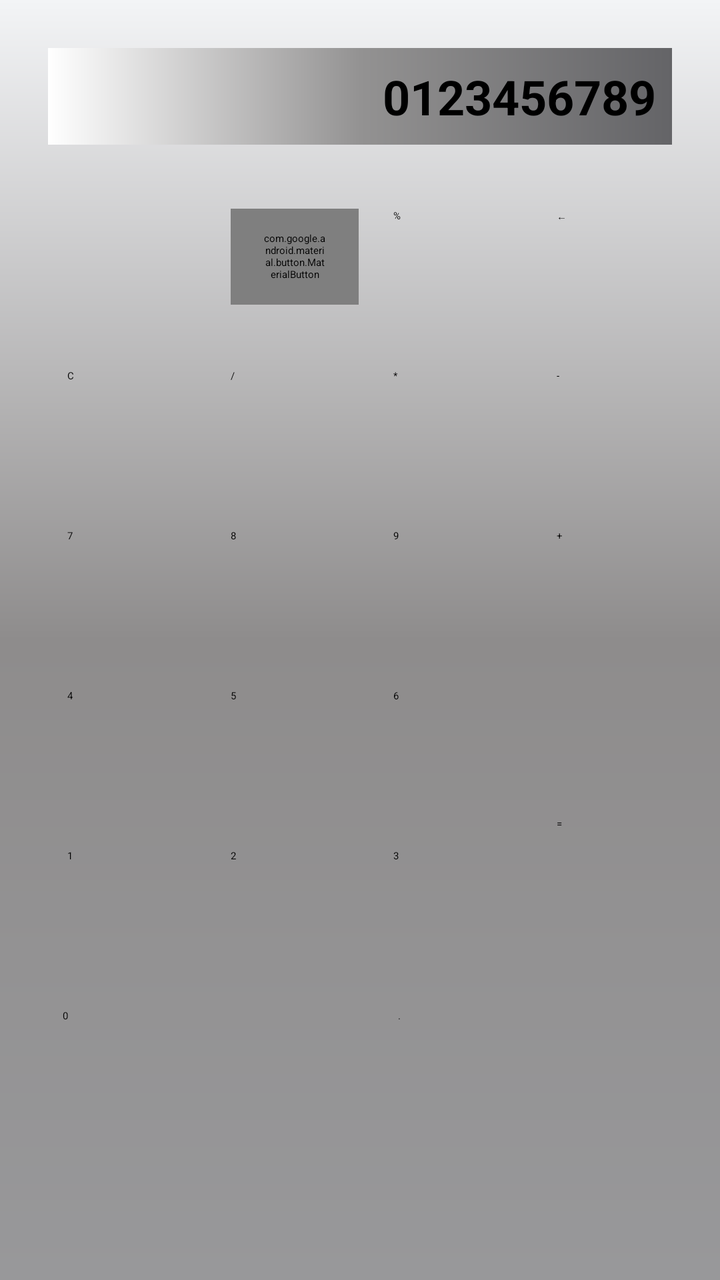
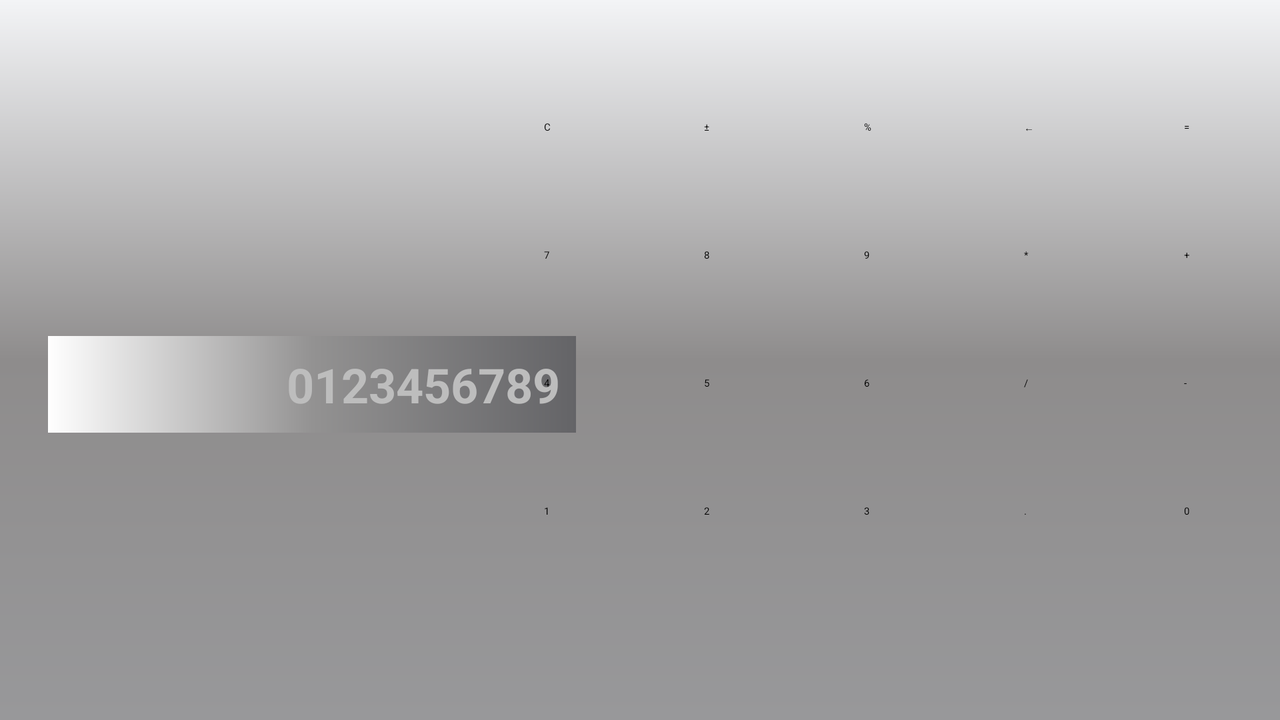

The same Android screen from two of the app's own layout files: first res/layout/ as a phone draws it, then the repository's variant for another configuration, drawn on a device whose configuration selects that folder. Both files follow.
<!-- AndroidManifest.xml: application theme Theme.MaterialDesign -->
<!-- res/layout/activity_main.xml -->
<?xml version="1.0" encoding="utf-8"?>
<androidx.constraintlayout.widget.ConstraintLayout xmlns:android="http://schemas.android.com/apk/res/android"
    xmlns:app="http://schemas.android.com/apk/res-auto"
    xmlns:tools="http://schemas.android.com/tools"
    android:layout_width="match_parent"
    android:layout_height="match_parent"
    android:background="@drawable/background_main"
    tools:context=".MainActivity">

    <TextView
        android:id="@+id/textview_display"
        android:layout_width="match_parent"
        android:layout_height="wrap_content"
        android:layout_marginStart="24dp"
        android:layout_marginTop="24dp"
        android:layout_marginEnd="24dp"
        android:background="@drawable/background_display"
        android:padding="8sp"
        android:text=""
        android:textAlignment="textEnd"
        android:textSize="24sp"
        android:textStyle="bold"
        app:layout_constraintEnd_toEndOf="parent"
        app:layout_constraintStart_toStartOf="parent"
        app:layout_constraintTop_toTopOf="parent"
        tools:text="0123456789" />


    <View
        android:id="@+id/view"
        android:layout_width="64dp"
        android:layout_height="40dp"
        android:layout_marginStart="16dp"
        android:layout_marginTop="40dp"
        app:layout_constraintHorizontal_chainStyle="spread"
        app:layout_constraintStart_toStartOf="parent"
        app:layout_constraintEnd_toStartOf="@id/button_plusminus"
        app:layout_constraintTop_toBottomOf="@+id/textview_display" />

    <com.google.android.material.button.MaterialButton
        android:id="@+id/button_plusminus"
        android:layout_width="64dp"
        android:layout_height="48dp"
        android:layout_marginTop="32dp"
        android:text="\u00B1"
        app:layout_constraintEnd_toStartOf="@id/button_percent"
        app:layout_constraintStart_toEndOf="@+id/view"
        app:layout_constraintTop_toBottomOf="@+id/textview_display"
        style="@style/Widget.MaterialComponents.Button.OutlinedButton"
        app:cornerRadius="12dp"/>

    <Button
        android:id="@+id/button_percent"
        android:layout_width="64dp"
        android:layout_height="48dp"
        android:layout_marginTop="32dp"
        android:text="%"
        app:layout_constraintEnd_toStartOf="@id/button_backspace"
        app:layout_constraintStart_toEndOf="@+id/button_plusminus"
        app:layout_constraintTop_toBottomOf="@+id/textview_display" />

    <Button
        android:id="@+id/button_backspace"
        android:layout_width="64dp"
        android:layout_height="48dp"
        android:layout_marginTop="32dp"
        android:text="\u2190"
        app:layout_constraintEnd_toEndOf="parent"
        app:layout_constraintStart_toEndOf="@+id/button_percent"
        app:layout_constraintTop_toBottomOf="@+id/textview_display" />

    

    <Button
        android:id="@+id/button_clear"
        android:layout_width="64dp"
        android:layout_height="48dp"
        android:layout_marginStart="16dp"
        android:layout_marginTop="32dp"
        android:text="C"
        app:layout_constraintEnd_toStartOf="@id/button_div"
        app:layout_constraintHorizontal_chainStyle="spread"
        app:layout_constraintStart_toStartOf="parent"
        app:layout_constraintTop_toBottomOf="@+id/view"/>

    <Button
        android:id="@+id/button_div"
        android:layout_width="64dp"
        android:layout_height="48dp"
        android:layout_marginTop="32dp"
        android:text="/"
        app:layout_constraintEnd_toStartOf="@id/button_multi"
        app:layout_constraintStart_toEndOf="@+id/view"
        app:layout_constraintTop_toBottomOf="@+id/button_plusminus" />

    <Button
        android:id="@+id/button_multi"
        android:layout_width="64dp"
        android:layout_height="48dp"
        android:layout_marginTop="32dp"
        android:text="*"
        app:layout_constraintEnd_toStartOf="@id/button_minus"
        app:layout_constraintStart_toEndOf="@+id/button_div"
        app:layout_constraintTop_toBottomOf="@+id/button_percent" />

    <Button
        android:id="@+id/button_minus"
        android:layout_width="64dp"
        android:layout_height="48dp"
        android:layout_marginTop="32dp"
        android:text="-"
        app:layout_constraintEnd_toEndOf="parent"
        app:layout_constraintStart_toEndOf="@+id/button_multi"
        app:layout_constraintTop_toBottomOf="@+id/button_backspace" />

    

    <Button
        android:id="@+id/button_seven"
        android:layout_width="64dp"
        android:layout_height="48dp"
        android:layout_marginStart="16dp"
        android:layout_marginTop="32dp"
        android:text="7"
        app:layout_constraintEnd_toStartOf="@id/button_eight"
        app:layout_constraintHorizontal_chainStyle="spread"
        app:layout_constraintStart_toStartOf="parent"
        app:layout_constraintTop_toBottomOf="@+id/button_clear" />

    <Button
        android:id="@+id/button_eight"
        android:layout_width="64dp"
        android:layout_height="48dp"
        android:layout_marginTop="32dp"
        android:text="8"
        app:layout_constraintEnd_toStartOf="@id/button_nine"
        app:layout_constraintStart_toEndOf="@+id/button_seven"
        app:layout_constraintTop_toBottomOf="@+id/button_div" />

    <Button
        android:id="@+id/button_nine"
        android:layout_width="64dp"
        android:layout_height="48dp"
        android:layout_marginTop="32dp"
        android:text="9"
        app:layout_constraintEnd_toStartOf="@id/button_plus"
        app:layout_constraintStart_toEndOf="@+id/button_eight"
        app:layout_constraintTop_toBottomOf="@+id/button_multi" />

    <Button
        android:id="@+id/button_plus"
        android:layout_width="64dp"
        android:layout_height="112dp"
        android:layout_marginTop="32dp"
        android:text="+"
        app:layout_constraintStart_toEndOf="@+id/button_nine"
        app:layout_constraintTop_toBottomOf="@+id/button_minus"
        app:layout_constraintEnd_toEndOf="parent"/>

    

    <Button
        android:id="@+id/button_four"
        android:layout_width="64dp"
        android:layout_height="48dp"
        android:layout_marginStart="16dp"
        android:layout_marginTop="32dp"
        android:text="4"
        app:layout_constraintEnd_toStartOf="@id/button_five"
        app:layout_constraintHorizontal_chainStyle="spread"
        app:layout_constraintStart_toStartOf="parent"
        app:layout_constraintTop_toBottomOf="@+id/button_seven" />

    <Button
        android:id="@+id/button_five"
        android:layout_width="64dp"
        android:layout_height="48dp"
        android:layout_marginTop="32dp"
        android:text="5"
        app:layout_constraintEnd_toStartOf="@id/button_six"
        app:layout_constraintStart_toEndOf="@+id/button_four"
        app:layout_constraintTop_toBottomOf="@+id/button_eight" />

    <Button
        android:id="@+id/button_six"
        android:layout_width="64dp"
        android:layout_height="48dp"
        android:layout_marginTop="32dp"
        android:text="6"
        app:layout_constraintEnd_toStartOf="@id/button_plus"
        app:layout_constraintStart_toEndOf="@+id/button_five"
        app:layout_constraintTop_toBottomOf="@+id/button_nine" />


    

    <Button
        android:id="@+id/button_one"
        android:layout_width="64dp"
        android:layout_height="48dp"
        android:layout_marginStart="16dp"
        android:layout_marginTop="32dp"
        android:text="1"
        app:layout_constraintEnd_toStartOf="@id/button_two"
        app:layout_constraintHorizontal_chainStyle="spread"
        app:layout_constraintStart_toStartOf="parent"
        app:layout_constraintTop_toBottomOf="@+id/button_four" />

    <Button
        android:id="@+id/button_two"
        android:layout_width="64dp"
        android:layout_height="48dp"
        android:layout_marginTop="32dp"
        android:text="2"
        app:layout_constraintEnd_toStartOf="@id/button_three"
        app:layout_constraintStart_toEndOf="@+id/button_one"
        app:layout_constraintTop_toBottomOf="@+id/button_five" />

    <Button
        android:id="@+id/button_three"
        android:layout_width="64dp"
        android:layout_height="48dp"
        android:layout_marginTop="32dp"
        android:text="3"
        app:layout_constraintEnd_toStartOf="@id/button_equal"
        app:layout_constraintStart_toEndOf="@+id/button_two"
        app:layout_constraintTop_toBottomOf="@+id/button_six" />

    <Button
        android:id="@+id/button_equal"
        android:layout_width="64dp"
        android:layout_height="112dp"
        android:layout_marginTop="32dp"
        android:text="="
        app:layout_constraintStart_toEndOf="@+id/button_three"
        app:layout_constraintTop_toBottomOf="@+id/button_plus"
        app:layout_constraintEnd_toEndOf="parent"/>

    

    <Button
        android:id="@+id/button_zero"
        android:layout_width="152dp"
        android:layout_height="48dp"
        android:layout_marginStart="16dp"
        android:layout_marginTop="32dp"
        android:text="0"
        app:layout_constraintEnd_toStartOf="@id/button_dot"
        app:layout_constraintHorizontal_chainStyle="spread"
        app:layout_constraintStart_toStartOf="parent"
        app:layout_constraintTop_toBottomOf="@+id/button_one" />

    <Button
        android:id="@+id/button_dot"
        android:layout_width="64dp"
        android:layout_height="48dp"
        android:layout_marginTop="32dp"
        android:text="."
        app:layout_constraintEnd_toStartOf="@id/button_equal"
        app:layout_constraintStart_toEndOf="@+id/button_zero"
        app:layout_constraintTop_toBottomOf="@+id/button_three" />


</androidx.constraintlayout.widget.ConstraintLayout>
<!-- resources referenced by this layout -->
<resources>
  <!-- drawable background_display (drawable-v24) -->
  <?xml version="1.0" encoding="utf-8"?>
  <shape xmlns:android="http://schemas.android.com/apk/res/android" android:shape="rectangle" >
      <gradient
          android:startColor="#FFFFFF"
          android:centerColor="#939292"
          android:endColor="#646467"
          android:angle="0"/>
      <corners
          android:radius="0dp"/>
  
  
  </shape>
  <!-- drawable background_main (drawable) -->
  <?xml version="1.0" encoding="utf-8"?>
  <shape xmlns:android="http://schemas.android.com/apk/res/android" android:shape="rectangle" >
      <gradient
          android:startColor="#98989A"
          android:centerColor="#8E8C8C"
          android:endColor="#F3F4F6"
          android:angle="90"/>
      <corners
          android:radius="0dp"/>
  
  
  </shape>
</resources>
<!-- res/layout-land/activity_main.xml (the repository's variant of the layout above) -->
<!-- drawn on the phone turned sideways -->
<?xml version="1.0" encoding="utf-8"?>
<androidx.constraintlayout.widget.ConstraintLayout xmlns:android="http://schemas.android.com/apk/res/android"
    xmlns:app="http://schemas.android.com/apk/res-auto"
    xmlns:tools="http://schemas.android.com/tools"
    android:layout_width="match_parent"
    android:layout_height="match_parent"
    android:background="@drawable/background_main"
    tools:context=".MainActivity">

    <TextView
        android:id="@+id/textview_display"
        android:layout_width="0dp"
        android:layout_height="wrap_content"
        android:layout_marginStart="24dp"
        android:layout_marginTop="24dp"
        android:background="@drawable/background_display"
        android:padding="8sp"
        android:text=""
        android:textAlignment="textEnd"
        android:textColor="#BDBDBD"
        android:textSize="24sp"
        android:textStyle="bold"
        app:layout_constraintBottom_toBottomOf="parent"
        app:layout_constraintHorizontal_weight="1"
        app:layout_constraintStart_toStartOf="parent"
        app:layout_constraintTop_toTopOf="parent"
        app:layout_constraintEnd_toStartOf="@id/guideline"
        tools:text="0123456789" />

    
    <androidx.constraintlayout.widget.Guideline
        android:id="@+id/guideline"
        android:layout_width="wrap_content"
        android:layout_height="wrap_content"
        android:orientation="vertical"
        app:layout_constraintGuide_percent="0.45"/>

    
    <Button
        android:id="@+id/button_clear"
        android:layout_width="64dp"
        android:layout_height="48dp"
        android:layout_margin="8dp"
        android:text="C"
        app:layout_constraintBottom_toTopOf="@id/button_seven"
        app:layout_constraintEnd_toStartOf="@id/button_plusminus"
        app:layout_constraintHorizontal_chainStyle="packed"
        app:layout_constraintStart_toEndOf="@id/guideline"
        app:layout_constraintTop_toTopOf="parent"
        app:layout_constraintVertical_chainStyle="packed" />

    <Button
        android:id="@+id/button_plusminus"
        android:layout_width="64dp"
        android:layout_height="48dp"
        android:layout_margin="8dp"
        android:text="\u00B1"
        app:layout_constraintBottom_toTopOf="@id/button_eight"
        app:layout_constraintEnd_toStartOf="@id/button_percent"
        app:layout_constraintStart_toEndOf="@+id/button_clear"
        app:layout_constraintTop_toTopOf="parent"
        app:layout_constraintVertical_chainStyle="packed" />

    <Button
        android:id="@+id/button_percent"
        android:layout_width="64dp"
        android:layout_height="48dp"
        android:layout_margin="8dp"
        android:text="%"
        app:layout_constraintBottom_toTopOf="@id/button_nine"
        app:layout_constraintEnd_toStartOf="@id/button_backspace"
        app:layout_constraintStart_toEndOf="@+id/button_plusminus"
        app:layout_constraintTop_toTopOf="parent"
        app:layout_constraintVertical_chainStyle="packed" />

    <Button
        android:id="@+id/button_backspace"
        android:layout_width="64dp"
        android:layout_height="48dp"
        android:layout_margin="8dp"
        android:text="\u2190"
        app:layout_constraintBottom_toTopOf="@id/button_multi"
        app:layout_constraintEnd_toStartOf="@id/button_equal"
        app:layout_constraintStart_toEndOf="@+id/button_percent"
        app:layout_constraintTop_toTopOf="parent"
        app:layout_constraintVertical_chainStyle="packed" />

    <Button
        android:id="@+id/button_equal"
        android:layout_width="64dp"
        android:layout_height="48dp"
        android:layout_margin="8dp"
        android:text="="
        app:layout_constraintBottom_toTopOf="@id/button_plus"
        app:layout_constraintEnd_toEndOf="parent"
        app:layout_constraintStart_toEndOf="@+id/button_backspace"
        app:layout_constraintTop_toTopOf="parent"
        app:layout_constraintVertical_chainStyle="packed" />


    

    <Button
        android:id="@+id/button_seven"
        android:layout_width="64dp"
        android:layout_height="48dp"
        android:layout_margin="8dp"
        android:text="7"
        app:layout_constraintBottom_toTopOf="@id/button_four"
        app:layout_constraintEnd_toStartOf="@id/button_eight"
        app:layout_constraintHorizontal_chainStyle="packed"
        app:layout_constraintStart_toEndOf="@id/guideline"
        app:layout_constraintTop_toBottomOf="@+id/button_clear" />

    <Button
        android:id="@+id/button_eight"
        android:layout_width="64dp"
        android:layout_height="48dp"
        android:layout_margin="8dp"
        android:text="8"
        app:layout_constraintBottom_toTopOf="@id/button_five"
        app:layout_constraintEnd_toStartOf="@id/button_nine"
        app:layout_constraintStart_toEndOf="@+id/button_seven"
        app:layout_constraintTop_toBottomOf="@+id/button_plusminus" />

    <Button
        android:id="@+id/button_nine"
        android:layout_width="64dp"
        android:layout_height="48dp"
        android:layout_margin="8dp"
        android:text="9"
        app:layout_constraintBottom_toTopOf="@id/button_six"
        app:layout_constraintEnd_toStartOf="@id/button_multi"
        app:layout_constraintStart_toEndOf="@+id/button_eight"
        app:layout_constraintTop_toBottomOf="@+id/button_percent" />

    <Button
        android:id="@+id/button_multi"
        android:layout_width="64dp"
        android:layout_height="48dp"
        android:layout_margin="8dp"
        android:text="*"
        app:layout_constraintBottom_toTopOf="@id/button_div"
        app:layout_constraintEnd_toStartOf="@id/button_plus"
        app:layout_constraintStart_toEndOf="@+id/button_nine"
        app:layout_constraintTop_toBottomOf="@+id/button_backspace" />

    <Button
        android:id="@+id/button_plus"
        android:layout_width="64dp"
        android:layout_height="48dp"
        android:layout_margin="8dp"
        android:text="+"
        app:layout_constraintBottom_toTopOf="@id/button_minus"
        app:layout_constraintEnd_toEndOf="parent"
        app:layout_constraintStart_toEndOf="@+id/button_multi"
        app:layout_constraintTop_toBottomOf="@+id/button_equal" />


    
    <Button
        android:id="@+id/button_four"
        android:layout_width="64dp"
        android:layout_height="48dp"
        android:layout_margin="8dp"
        android:text="4"
        app:layout_constraintBottom_toTopOf="@id/button_one"
        app:layout_constraintEnd_toStartOf="@id/button_five"
        app:layout_constraintHorizontal_chainStyle="packed"
        app:layout_constraintStart_toEndOf="@id/guideline"
        app:layout_constraintTop_toBottomOf="@+id/button_seven" />

    <Button
        android:id="@+id/button_five"
        android:layout_width="64dp"
        android:layout_height="48dp"
        android:layout_margin="8dp"
        android:text="5"
        app:layout_constraintBottom_toTopOf="@id/button_two"
        app:layout_constraintEnd_toStartOf="@id/button_six"
        app:layout_constraintStart_toEndOf="@+id/button_four"
        app:layout_constraintTop_toBottomOf="@+id/button_eight" />

    <Button
        android:id="@+id/button_six"
        android:layout_width="64dp"
        android:layout_height="48dp"
        android:layout_margin="8dp"
        android:text="6"
        app:layout_constraintBottom_toTopOf="@id/button_three"
        app:layout_constraintEnd_toStartOf="@id/button_div"
        app:layout_constraintStart_toEndOf="@+id/button_five"
        app:layout_constraintTop_toBottomOf="@+id/button_nine" />


    <Button
        android:id="@+id/button_div"
        android:layout_width="64dp"
        android:layout_height="48dp"
        android:layout_margin="8dp"
        android:text="/"
        app:layout_constraintBottom_toTopOf="@id/button_dot"
        app:layout_constraintEnd_toStartOf="@id/button_minus"
        app:layout_constraintStart_toEndOf="@+id/button_six"
        app:layout_constraintTop_toBottomOf="@+id/button_multi" />


    <Button
        android:id="@+id/button_minus"
        android:layout_width="64dp"
        android:layout_height="48dp"
        android:layout_margin="8dp"
        android:text="-"
        app:layout_constraintBottom_toBottomOf="@id/button_zero"
        app:layout_constraintEnd_toEndOf="parent"
        app:layout_constraintStart_toEndOf="@+id/button_div"
        app:layout_constraintTop_toBottomOf="@+id/button_plus" />


    

    <Button
        android:id="@+id/button_one"
        android:layout_width="64dp"
        android:layout_height="48dp"
        android:layout_margin="8dp"
        android:text="1"
        app:layout_constraintBottom_toBottomOf="parent"
        app:layout_constraintEnd_toStartOf="@id/button_two"
        app:layout_constraintHorizontal_chainStyle="packed"
        app:layout_constraintStart_toEndOf="@id/guideline"
        app:layout_constraintTop_toBottomOf="@+id/button_four" />

    <Button
        android:id="@+id/button_two"
        android:layout_width="64dp"
        android:layout_height="48dp"
        android:layout_margin="8dp"
        android:text="2"
        app:layout_constraintBottom_toBottomOf="parent"
        app:layout_constraintEnd_toStartOf="@id/button_three"
        app:layout_constraintStart_toEndOf="@+id/button_one"
        app:layout_constraintTop_toBottomOf="@+id/button_five" />

    <Button
        android:id="@+id/button_three"
        android:layout_width="64dp"
        android:layout_height="48dp"
        android:layout_margin="8dp"
        android:text="3"
        app:layout_constraintBottom_toBottomOf="parent"
        app:layout_constraintEnd_toStartOf="@id/button_dot"
        app:layout_constraintStart_toEndOf="@+id/button_two"
        app:layout_constraintTop_toBottomOf="@+id/button_six" />

    <Button
        android:id="@+id/button_dot"
        android:layout_width="64dp"
        android:layout_height="48dp"
        android:layout_margin="8dp"
        android:text="."
        app:layout_constraintBottom_toBottomOf="parent"
        app:layout_constraintEnd_toStartOf="@id/button_zero"
        app:layout_constraintStart_toEndOf="@+id/button_three"
        app:layout_constraintTop_toBottomOf="@+id/button_div" />

    <Button
        android:id="@+id/button_zero"
        android:layout_width="64dp"
        android:layout_height="48dp"
        android:layout_margin="8dp"
        android:text="0"
        app:layout_constraintBottom_toBottomOf="parent"
        app:layout_constraintEnd_toEndOf="parent"
        app:layout_constraintStart_toEndOf="@id/button_dot"
        app:layout_constraintTop_toBottomOf="@+id/button_minus" />


</androidx.constraintlayout.widget.ConstraintLayout>
